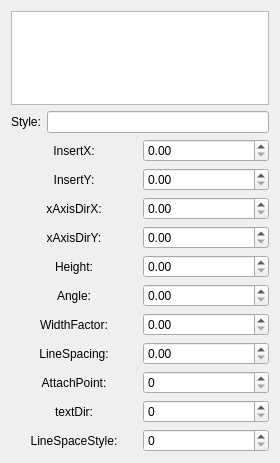
<?xml version="1.0" encoding="UTF-8"?>
<ui version="4.0">
 <class>MTextAttritubeWidget</class>
 <widget class="QWidget" name="MTextAttritubeWidget">
  <property name="geometry">
   <rect>
    <x>0</x>
    <y>0</y>
    <width>280</width>
    <height>463</height>
   </rect>
  </property>
  <property name="windowTitle">
   <string>Form</string>
  </property>
  <layout class="QVBoxLayout" name="verticalLayout_2">
   <item>
    <spacer name="verticalSpacer">
     <property name="orientation">
      <enum>Qt::Orientation::Vertical</enum>
     </property>
     <property name="sizeHint" stdset="0">
      <size>
       <width>20</width>
       <height>40</height>
      </size>
     </property>
    </spacer>
   </item>
   <item>
    <layout class="QVBoxLayout" name="verticalLayout">
     <item>
      <widget class="QTextEdit" name="textEdit"/>
     </item>
     <item>
      <layout class="QHBoxLayout" name="horizontalLayout">
       <item>
        <widget class="QLabel" name="label_Style">
         <property name="text">
          <string>Style:</string>
         </property>
         <property name="alignment">
          <set>Qt::AlignmentFlag::AlignCenter</set>
         </property>
        </widget>
       </item>
       <item>
        <widget class="QLineEdit" name="lineEdit_Style"/>
       </item>
      </layout>
     </item>
     <item>
      <layout class="QGridLayout" name="gridLayout">
       <item row="0" column="0">
        <widget class="QLabel" name="label_InsertPtX">
         <property name="text">
          <string>InsertX:</string>
         </property>
         <property name="alignment">
          <set>Qt::AlignmentFlag::AlignCenter</set>
         </property>
        </widget>
       </item>
       <item row="0" column="1">
        <widget class="QDoubleSpinBox" name="doubleSpinBox_InsertPtX">
         <property name="maximum">
          <double>999999.000000000000000</double>
         </property>
        </widget>
       </item>
       <item row="1" column="0">
        <widget class="QLabel" name="label_InsertPtY">
         <property name="text">
          <string>InsertY:</string>
         </property>
         <property name="alignment">
          <set>Qt::AlignmentFlag::AlignCenter</set>
         </property>
        </widget>
       </item>
       <item row="1" column="1">
        <widget class="QDoubleSpinBox" name="doubleSpinBox_InsertPtY">
         <property name="maximum">
          <double>999999.000000000000000</double>
         </property>
        </widget>
       </item>
       <item row="2" column="0">
        <widget class="QLabel" name="label_xAxisDirX">
         <property name="text">
          <string>xAxisDirX:</string>
         </property>
         <property name="alignment">
          <set>Qt::AlignmentFlag::AlignCenter</set>
         </property>
        </widget>
       </item>
       <item row="2" column="1">
        <widget class="QDoubleSpinBox" name="doubleSpinBox_xAxisDirX">
         <property name="maximum">
          <double>999999.000000000000000</double>
         </property>
        </widget>
       </item>
       <item row="3" column="0">
        <widget class="QLabel" name="label_xAxisDirY">
         <property name="text">
          <string>xAxisDirY:</string>
         </property>
         <property name="alignment">
          <set>Qt::AlignmentFlag::AlignCenter</set>
         </property>
        </widget>
       </item>
       <item row="3" column="1">
        <widget class="QDoubleSpinBox" name="doubleSpinBox_xAxisDirY">
         <property name="maximum">
          <double>999999.000000000000000</double>
         </property>
        </widget>
       </item>
       <item row="4" column="0">
        <widget class="QLabel" name="label_Height">
         <property name="text">
          <string>Height:</string>
         </property>
         <property name="alignment">
          <set>Qt::AlignmentFlag::AlignCenter</set>
         </property>
        </widget>
       </item>
       <item row="4" column="1">
        <widget class="QDoubleSpinBox" name="doubleSpinBox_Height">
         <property name="maximum">
          <double>999999.000000000000000</double>
         </property>
        </widget>
       </item>
       <item row="5" column="0">
        <widget class="QLabel" name="label_Angle">
         <property name="text">
          <string>Angle:</string>
         </property>
         <property name="alignment">
          <set>Qt::AlignmentFlag::AlignCenter</set>
         </property>
        </widget>
       </item>
       <item row="5" column="1">
        <widget class="QDoubleSpinBox" name="doubleSpinBox_Angle">
         <property name="maximum">
          <double>999999.000000000000000</double>
         </property>
        </widget>
       </item>
       <item row="6" column="0">
        <widget class="QLabel" name="label_WidthFactor">
         <property name="text">
          <string>WidthFactor:</string>
         </property>
         <property name="alignment">
          <set>Qt::AlignmentFlag::AlignCenter</set>
         </property>
        </widget>
       </item>
       <item row="6" column="1">
        <widget class="QDoubleSpinBox" name="doubleSpinBox_WidthFactor">
         <property name="maximum">
          <double>999999.000000000000000</double>
         </property>
        </widget>
       </item>
       <item row="7" column="0">
        <widget class="QLabel" name="label_LineSpacing">
         <property name="text">
          <string>LineSpacing:</string>
         </property>
         <property name="alignment">
          <set>Qt::AlignmentFlag::AlignCenter</set>
         </property>
        </widget>
       </item>
       <item row="7" column="1">
        <widget class="QDoubleSpinBox" name="doubleSpinBox_LineSpacing">
         <property name="maximum">
          <double>999999.000000000000000</double>
         </property>
        </widget>
       </item>
       <item row="8" column="0">
        <widget class="QLabel" name="label_AttachPoint">
         <property name="text">
          <string>AttachPoint:</string>
         </property>
         <property name="alignment">
          <set>Qt::AlignmentFlag::AlignCenter</set>
         </property>
        </widget>
       </item>
       <item row="8" column="1">
        <widget class="QSpinBox" name="spinBox_AttachPoint"/>
       </item>
       <item row="9" column="0">
        <widget class="QLabel" name="label_textDir">
         <property name="text">
          <string>textDir:</string>
         </property>
         <property name="alignment">
          <set>Qt::AlignmentFlag::AlignCenter</set>
         </property>
        </widget>
       </item>
       <item row="9" column="1">
        <widget class="QSpinBox" name="spinBox_textDir"/>
       </item>
       <item row="10" column="0">
        <widget class="QLabel" name="label_LineSpaceStyle">
         <property name="text">
          <string>LineSpaceStyle:</string>
         </property>
         <property name="alignment">
          <set>Qt::AlignmentFlag::AlignCenter</set>
         </property>
        </widget>
       </item>
       <item row="10" column="1">
        <widget class="QSpinBox" name="spinBox_LineSpaceStyle"/>
       </item>
      </layout>
     </item>
    </layout>
   </item>
   <item>
    <spacer name="verticalSpacer_2">
     <property name="orientation">
      <enum>Qt::Orientation::Vertical</enum>
     </property>
     <property name="sizeHint" stdset="0">
      <size>
       <width>20</width>
       <height>40</height>
      </size>
     </property>
    </spacer>
   </item>
  </layout>
 </widget>
 <resources/>
 <connections/>
</ui>
